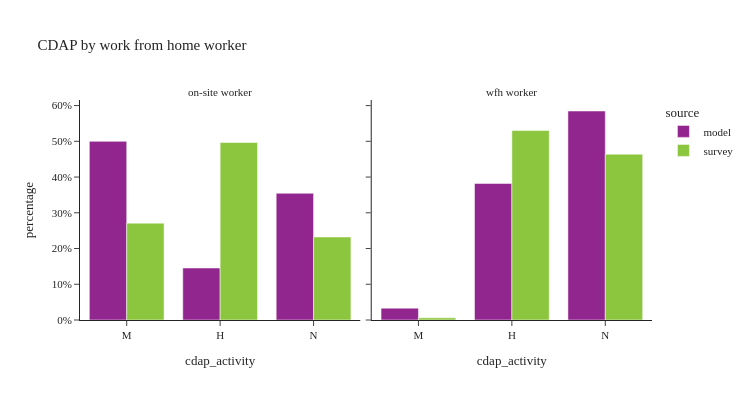

This figure's notebook cell:
### Code cell
util.plot_share_facetbar(per_data, 'person_weight', share_col="cdap_activity", title="CDAP by work from home worker", 
                            facet_col="work_from_home_label", facet_col_wrap=4, height=400, orientation='v')

### Figure 1 — Plotly figure (JSON) as saved in the notebook; plotly's stock layout.template omitted (floating-point values rounded to 4 significant figures)
{"data": [{"alignmentgroup": "True", "customdata": [[2029843], [591045], [1440149]], "hovertemplate": "source=model<br>work_from_home_label=on-site worker<br>cdap_activity=%{x}<br>percentage=%{y}<br>sample_size=%{customdata[0]}<extra></extra>", "legendgroup": "model", "marker": {"color": "#91268F", "pattern": {"shape": ""}}, "name": "model", "offsetgroup": "model", "orientation": "v", "showlegend": true, "textposition": "auto", "type": "bar", "x": ["M", "H", "N"], "xaxis": "x", "y": [0.4998, 0.1455, 0.3546], "yaxis": "y"}, {"alignmentgroup": "True", "customdata": [[9761], [112704], [172507]], "hovertemplate": "source=model<br>work_from_home_label=wfh worker<br>cdap_activity=%{x}<br>percentage=%{y}<br>sample_size=%{customdata[0]}<extra></extra>", "legendgroup": "model", "marker": {"color": "#91268F", "pattern": {"shape": ""}}, "name": "model", "offsetgroup": "model", "orientation": "v", "showlegend": false, "textposition": "auto", "type": "bar", "x": ["M", "H", "N"], "xaxis": "x2", "y": [0.03309, 0.3821, 0.5848], "yaxis": "y2"}, {"alignmentgroup": "True", "customdata": [[1871], [4811], [2490]], "hovertemplate": "source=survey<br>work_from_home_label=on-site worker<br>cdap_activity=%{x}<br>percentage=%{y}<br>sample_size=%{customdata[0]}<extra></extra>", "legendgroup": "survey", "marker": {"color": "#8CC63E", "pattern": {"shape": ""}}, "name": "survey", "offsetgroup": "survey", "orientation": "v", "showlegend": true, "textposition": "auto", "type": "bar", "x": ["M", "H", "N"], "xaxis": "x", "y": [0.271, 0.4967, 0.2323], "yaxis": "y"}, {"alignmentgroup": "True", "customdata": [[3], [639], [564]], "hovertemplate": "source=survey<br>work_from_home_label=wfh worker<br>cdap_activity=%{x}<br>percentage=%{y}<br>sample_size=%{customdata[0]}<extra></extra>", "legendgroup": "survey", "marker": {"color": "#8CC63E", "pattern": {"shape": ""}}, "name": "survey", "offsetgroup": "survey", "orientation": "v", "showlegend": false, "textposition": "auto", "type": "bar", "x": ["M", "H", "N"], "xaxis": "x2", "y": [0.00595, 0.5301, 0.4639], "yaxis": "y2"}], "layout": {"annotations": [{"font": {}, "showarrow": false, "text": "on-site worker", "x": 0.245, "xanchor": "center", "xref": "paper", "y": 1.0, "yanchor": "bottom", "yref": "paper"}, {"font": {}, "showarrow": false, "text": "wfh worker", "x": 0.755, "xanchor": "center", "xref": "paper", "y": 1.0, "yanchor": "bottom", "yref": "paper"}], "barmode": "group", "height": 400, "legend": {"title": {"text": "source"}, "tracegroupgap": 0}, "title": {"text": "CDAP by work from home worker"}, "width": 750, "xaxis": {"anchor": "y", "domain": [0.0, 0.49], "title": {"text": "cdap_activity"}}, "xaxis2": {"anchor": "y2", "domain": [0.51, 1.0], "matches": "x", "title": {"text": "cdap_activity"}}, "yaxis": {"anchor": "x", "domain": [0.0, 1.0], "tickformat": ".0%", "title": {"text": "percentage"}}, "yaxis2": {"anchor": "x2", "domain": [0.0, 1.0], "matches": "y", "showticklabels": false, "tickformat": ".0%"}}}
